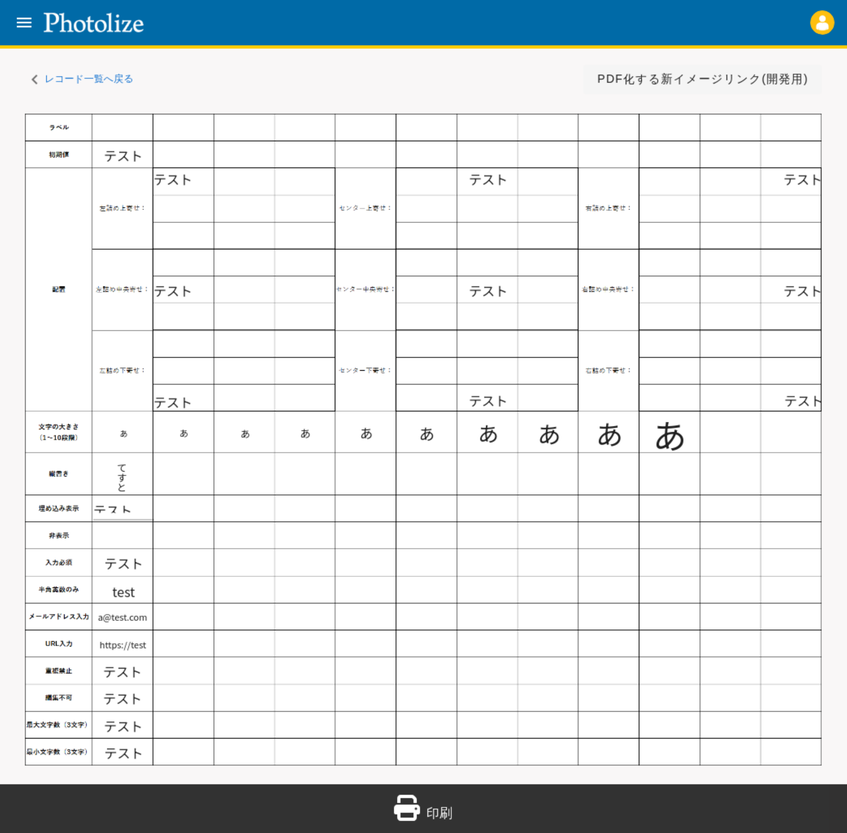
#> input picture python/TestScript/photolize/slt_ver1/high_png/base.png, 847 x 833 px, shrunk from 2613 x 2567 before the run, found by its file name
$ python position_copy2_divide.py
#> lines starting #> are read from the running program, lines starting #| are printed output that depends on the picture; after the words box and inside, x2 and y2 are one past the last pixel; in counts of white or black regions, pixels touching at a corner belong together
# 成功作（ただし、position_copy3と比べて背景が暗め、差分を分ける）
# diff_color_img.pyをより正確に差分ごとに色分けできるようにしたもの
# 成功作
# 連番の色枠付き画像を生成＆対応する赤枠と緑枠を出力＆赤枠と緑枠の座標と幅と高さを出力＆配置の差異判定
# 参考サイト：https://sosotata.com/spot7differences/
import cv2
import os
import numpy as np
import subprocess


# 保存先ディレクトリを作成
output_dir = os.path.join(os.path.dirname(os.path.abspath(__file__)), "high_png/")
# フォルダが存在しない場合は作成
if not os.path.exists(output_dir):
    os.makedirs(output_dir)
    command = f"sudo chown -R aridome:aridome {output_dir}"
    # コマンドを実行
    subprocess.call(command, shell=True)

# ファイル名を生成
output_file_name_A = 'base.png'
output_file_name_B = 'chg_fontSize.png'
# ファイルパスを作成
output_file_path_A = os.path.join(output_dir, output_file_name_A)
output_file_path_B = os.path.join(output_dir, output_file_name_B)

img1 = cv2.imread(output_file_path_A)
#> img1 is the input picture: shape (833, 847, 3); mean B, G, R 229.3, 226.9, 221.8
img2 = cv2.imread(output_file_path_B)
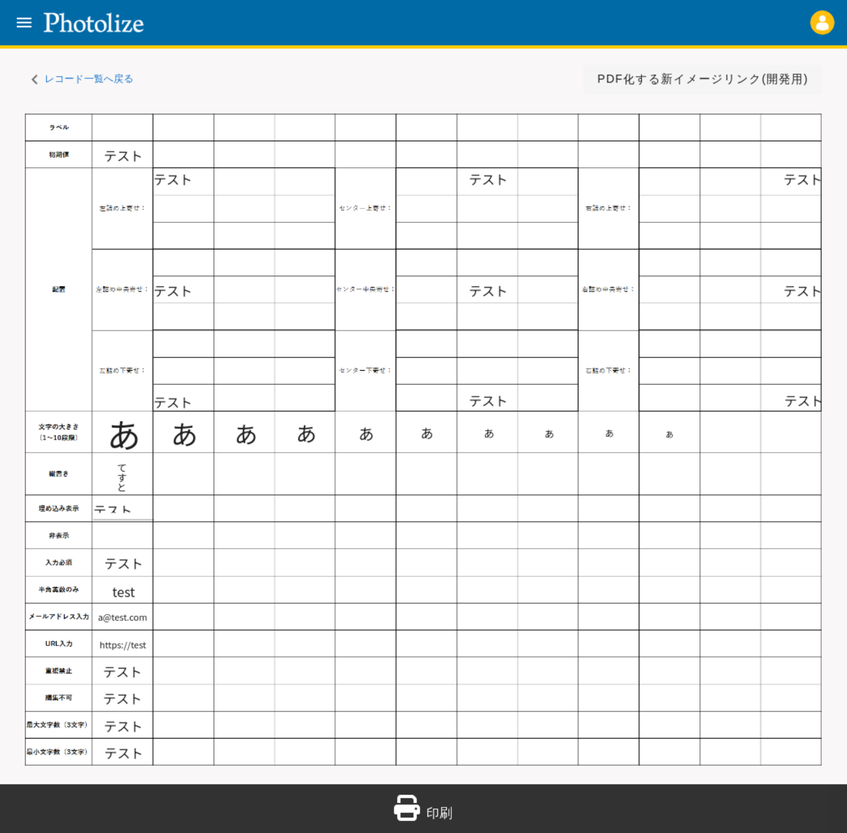
#> input picture python/TestScript/photolize/slt_ver1/high_png/chg_fontSize.png, 847 x 833 px, shrunk from 2613 x 2567 before the run, found by its file name
#> img2 is the input picture: shape (833, 847, 3); mean B, G, R 229.3, 226.9, 221.8

# clathを使って、コントラス強調
# clahe = cv2.createCLAHE(clipLimit=30.0, tileGridSize=(10, 10))
img1_gray = cv2.cvtColor(img1, cv2.COLOR_BGR2GRAY)
img2_gray = cv2.cvtColor(img2, cv2.COLOR_BGR2GRAY)
# [7 lines of commented-out code are left out]
diff_img1 = cv2.subtract(img2_gray, img1_gray)
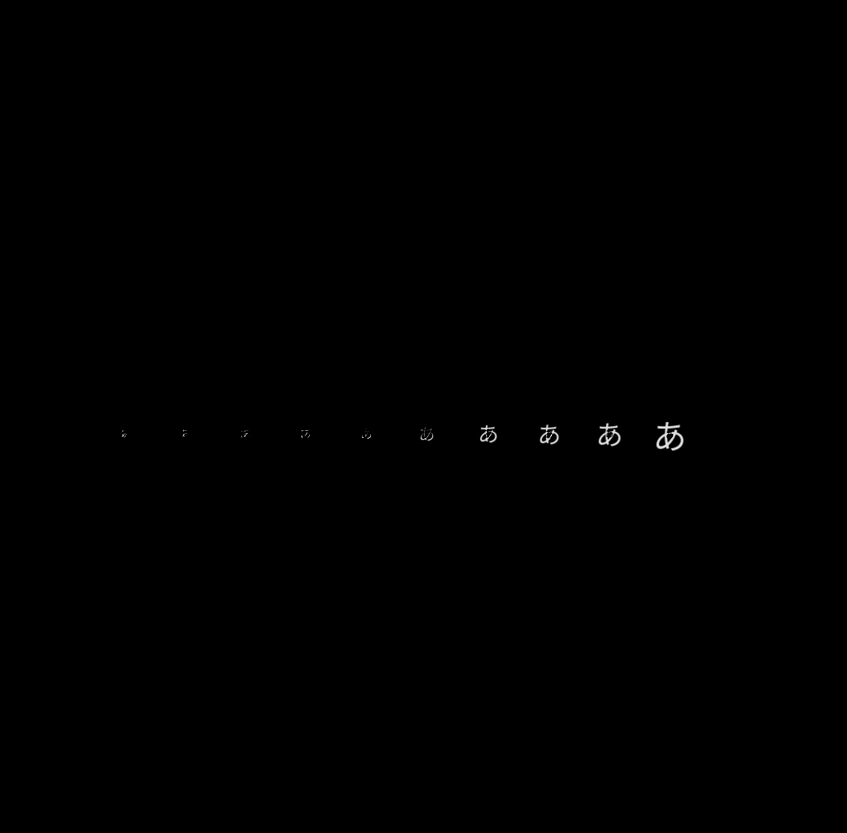
#> diff_img1: shape (833, 847); min 0, max 241, mean 0.2
diff_img2 = cv2.subtract(img1_gray, img2_gray)
diff = cv2.absdiff(img1_gray, img2_gray)

# 二値化
ret, diff_img1 = cv2.threshold(diff_img1, 0, 255, cv2.THRESH_BINARY + cv2.THRESH_OTSU)
#> diff_img1: shape (833, 847); 0.12% white in thin lines or dots, all inside (x1, y1, x2, y2) = (122, 422, 683, 451)
#> ret = 84
# diff_img1 = cv2.GaussianBlur(diff_img1, (11, 11), 0)
ret, diff_img2 = cv2.threshold(diff_img2, 0, 255, cv2.THRESH_BINARY + cv2.THRESH_OTSU)
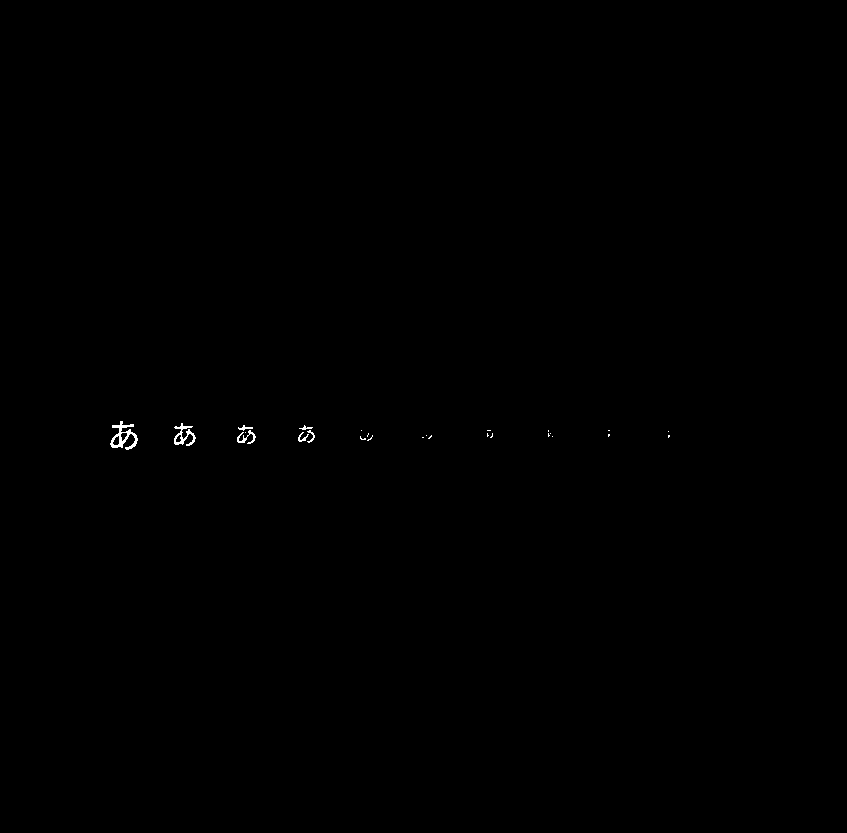
#> diff_img2: shape (833, 847); 0.12% white in thin lines or dots, all inside (x1, y1, x2, y2) = (110, 421, 670, 450)
#> ret = 83
# diff_img2 = cv2.GaussianBlur(diff_img2, (11, 11), 0)

# カーネルを準備（オープニング用）
kernel = np.ones((2,2),np.uint8)
# オープニング（収縮→膨張）実行 ノイズ除去
result_bin1 = cv2.morphologyEx(diff_img1, cv2.MORPH_OPEN, kernel) # オープニング（収縮→膨張）。ノイズ除去。
#> result_bin1: shape (833, 847); 0.1% white in thin lines or dots, all inside (x1, y1, x2, y2) = (425, 423, 684, 452)
result_bin2 = cv2.morphologyEx(diff_img2, cv2.MORPH_OPEN, kernel) # オープニング（収縮→膨張）。ノイズ除去。
#> result_bin2: shape (833, 847); 0.1% white in thin lines or dots, all inside (x1, y1, x2, y2) = (111, 422, 671, 451)

# 二値画像をRGB形式に変換
result_bin1_rgb = cv2.cvtColor(result_bin1, cv2.COLOR_GRAY2RGB)
result_bin2_rgb = cv2.cvtColor(result_bin2, cv2.COLOR_GRAY2RGB)

### 変更前と変更後の色分け ###
# 白色の範囲を定義
lower_white = np.array([200, 200, 200])  # 下限（B、G、R）
upper_white = np.array([255, 255, 255])  # 上限（B、G、R）
# lower_white2 = np.array([254, 254, 254])  # 下限（B、G、R）
# upper_white2 = np.array([255, 255, 255])  # 上限（B、G、R）

# 白色の範囲内にあるピクセルをマスクとして取得
white_mask1 = cv2.inRange(result_bin1_rgb, lower_white, upper_white)
white_mask2 = cv2.inRange(result_bin2_rgb, lower_white, upper_white)

# 緑色を指定
green_color = (0, 255, 0)  # (B、G、R)
# 赤色を指定
red_color = (0, 0, 255)  # (B、G、R)

# ピクセルの色を変更
result_bin1_rgb[white_mask1 > 0] = red_color
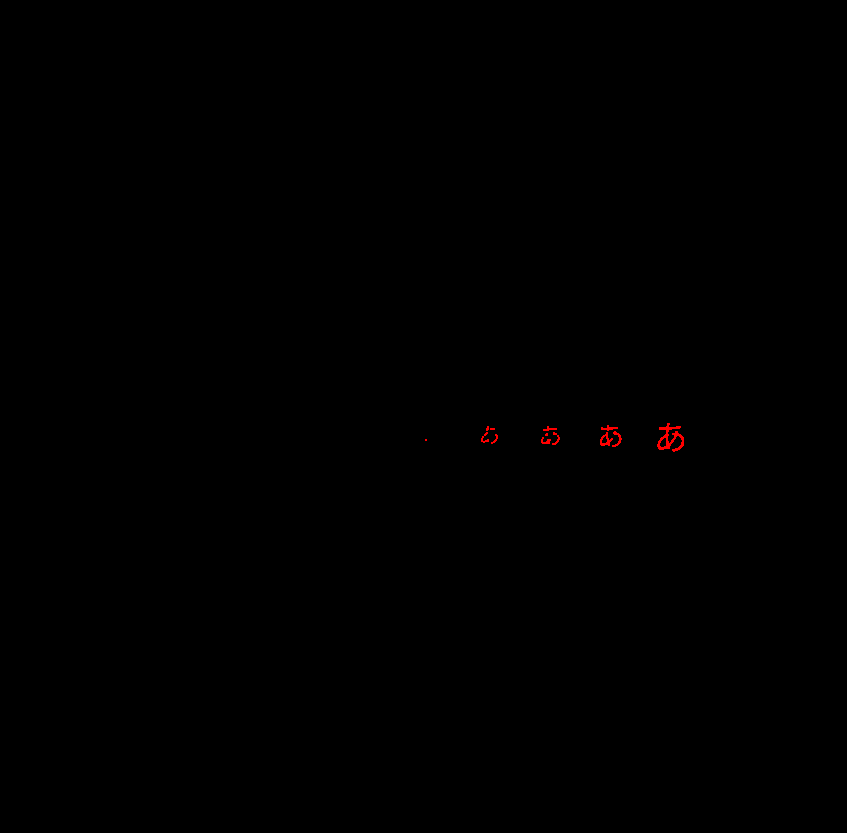
#> result_bin1_rgb: shape (833, 847, 3); mean B, G, R 0, 0, 0.3
result_bin2_rgb[white_mask2 > 0] = green_color
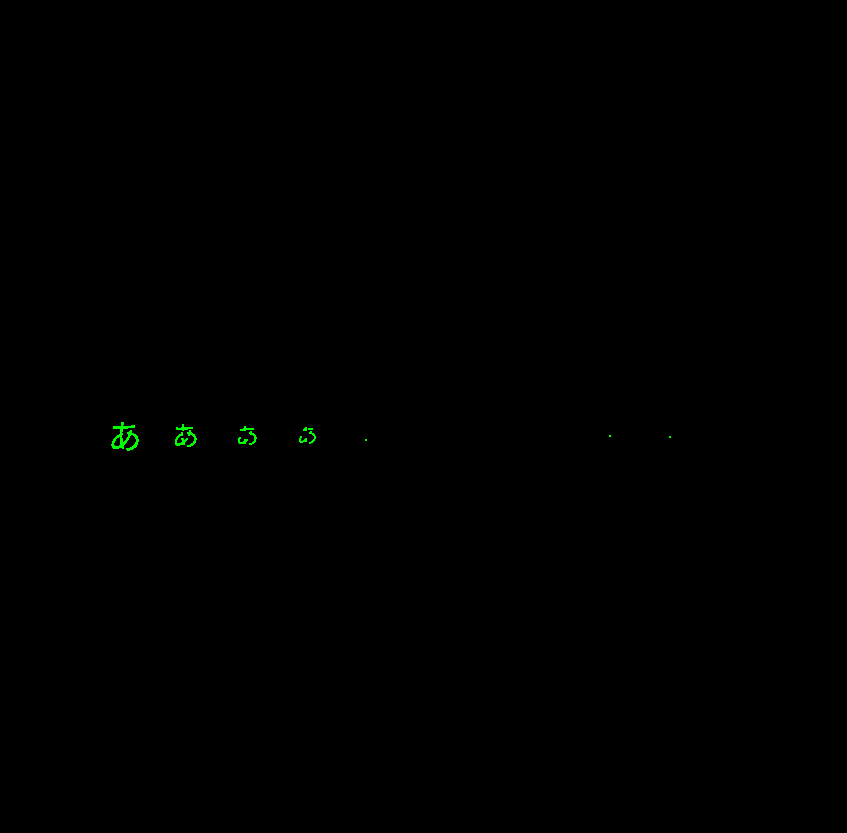
#> result_bin2_rgb: shape (833, 847, 3); mean B, G, R 0, 0.3, 0

# 二値画像をRGB形式に変換し、2枚の画像を重ねる。
# result_add1 = cv2.add(img1, result_bin1_rgb)
# result_add2 = cv2.add(result_add1, result_bin2_rgb)
# img1_color = cv2.cvtColor(diff_img1, cv2.COLOR_GRAY2RGB)
result1 = cv2.addWeighted(img1, 0.25, result_bin1_rgb, 0.75, 2.2) # ２.２はガンマ値。大きくすると白っぽくなる
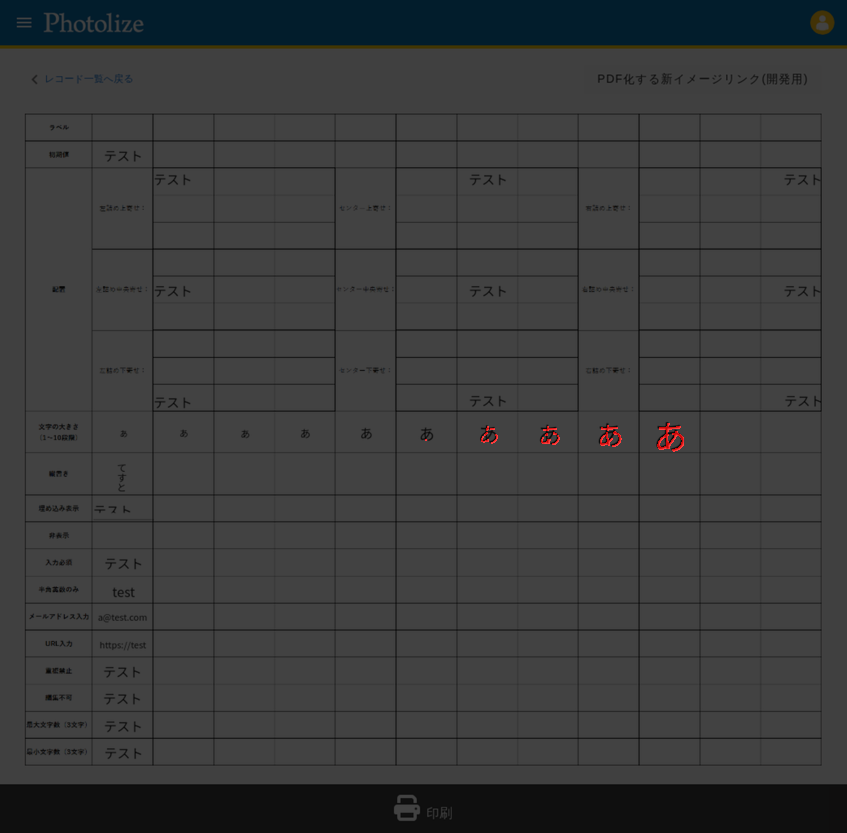
#> result1: shape (833, 847, 3); mean B, G, R 59.6, 59, 57.8
result2 = cv2.addWeighted(img2, 0.25, result_bin2_rgb, 0.75, 2.2) # ２.２はガンマ値。大きくすると白っぽくなる
# [7 lines of commented-out code are left out]

### 差異が検出されたか判定 ###
# 2値画像（result_bin）の白いピクセル（差分が存在する部分）の数をカウント
white_pixel_count = cv2.countNonZero(result_bin2)
#> white_pixel_count = 721

# ある閾値以上の白いピクセルが存在する場合、差分があると判断する
threshold = 100  # 適切な閾値を選択
red_text_start = "\033[91m"
red_text_end = "\033[0m"
green_text_start = "\033[92m"
green_text_end = "\033[0m"

if white_pixel_count > threshold:
    print(f"{red_text_start}差異が検出されました{red_text_end}")
else:
    print(f"{green_text_start}異常なし{green_text_end}")

# 差分画像を保存
output_file_name1 = "before.png"
output_file_name2 = "after.png"
output_dir2 = os.path.join(os.path.dirname(os.path.abspath(__file__)), "test_png")
# フォルダが存在しない場合は作成
if not os.path.exists(output_dir2):
    os.makedirs(output_dir2)
    command = f"sudo chown -R aridome:aridome {output_dir2}"
    # コマンドを実行
    subprocess.call(command, shell=True)
#> (this line was passed over: subprocess is not available in this run)

# ファイルパスを作成
output_file_path = os.path.join(output_dir2, output_file_name1)

# 画像を保存する
cv2.imwrite(output_file_path, result1)

# ファイルパスを作成
output_file_path = os.path.join(output_dir2, output_file_name2)

# 画像を保存する
cv2.imwrite(output_file_path, result2)

print(f"2つの画像の差異部分に枠をつけたカラー画像をに保存しました")
